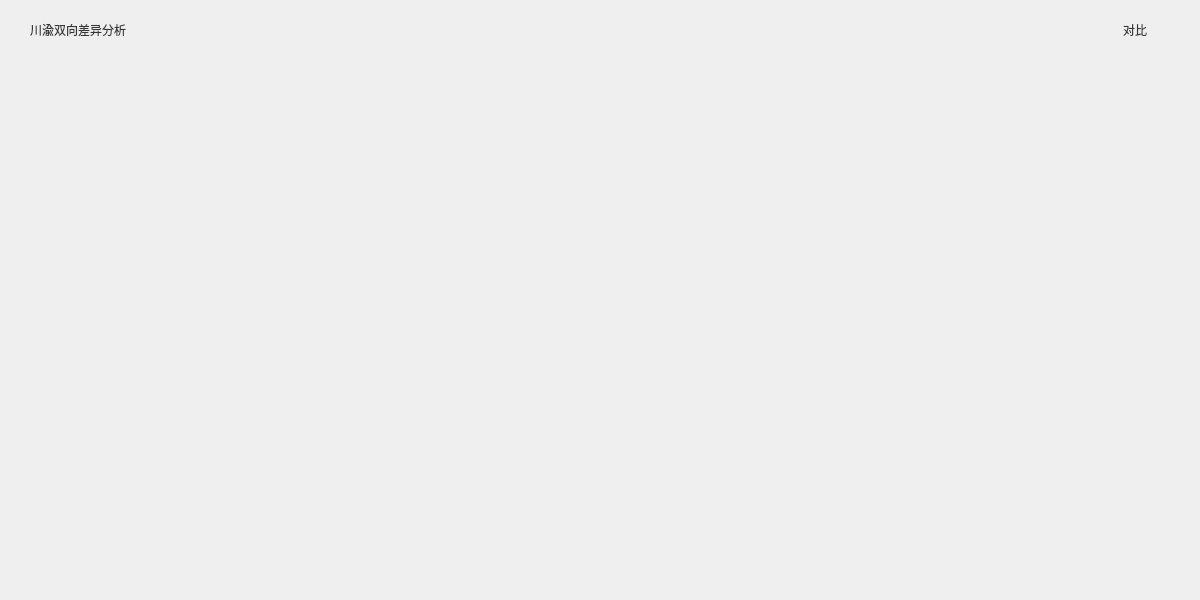
<?xml version="1.0" encoding="UTF-8"?>
<ui version="4.0">
 <class>card2</class>
 <widget class="QWidget" name="card2">
  <property name="geometry">
   <rect>
    <x>0</x>
    <y>0</y>
    <width>1200</width>
    <height>600</height>
   </rect>
  </property>
  <property name="windowTitle">
   <string>Form</string>
  </property>
  <property name="styleSheet">
   <string notr="true">#card2{
border-image: none;
}</string>
  </property>
  <layout class="QHBoxLayout" name="horizontalLayout">
   <property name="spacing">
    <number>0</number>
   </property>
   <property name="leftMargin">
    <number>0</number>
   </property>
   <property name="topMargin">
    <number>0</number>
   </property>
   <property name="rightMargin">
    <number>0</number>
   </property>
   <property name="bottomMargin">
    <number>0</number>
   </property>
   <item>
    <widget class="QWidget" name="main" native="true">
     <property name="styleSheet">
      <string notr="true">#main{
border-image: url(:/images/sideBar/black0.png) 0 0 0 0 stretch stretch;
border-radius: 12px;
}</string>
     </property>
     <layout class="QVBoxLayout" name="verticalLayout">
      <property name="spacing">
       <number>10</number>
      </property>
      <property name="leftMargin">
       <number>0</number>
      </property>
      <property name="topMargin">
       <number>10</number>
      </property>
      <property name="rightMargin">
       <number>0</number>
      </property>
      <property name="bottomMargin">
       <number>0</number>
      </property>
      <item>
       <widget class="QWidget" name="bar" native="true">
        <property name="minimumSize">
         <size>
          <width>0</width>
          <height>40</height>
         </size>
        </property>
        <property name="maximumSize">
         <size>
          <width>16777215</width>
          <height>40</height>
         </size>
        </property>
        <layout class="QHBoxLayout" name="horizontalLayout_3">
         <property name="spacing">
          <number>0</number>
         </property>
         <property name="leftMargin">
          <number>30</number>
         </property>
         <property name="topMargin">
          <number>0</number>
         </property>
         <property name="rightMargin">
          <number>25</number>
         </property>
         <property name="bottomMargin">
          <number>0</number>
         </property>
         <item>
          <widget class="QLabel" name="label">
           <property name="styleSheet">
            <string notr="true">color:rgb(55,55,55);</string>
           </property>
           <property name="text">
            <string>川渝双向差异分析</string>
           </property>
          </widget>
         </item>
         <item>
          <spacer name="horizontalSpacer">
           <property name="orientation">
            <enum>Qt::Orientation::Horizontal</enum>
           </property>
           <property name="sizeHint" stdset="0">
            <size>
             <width>1034</width>
             <height>20</height>
            </size>
           </property>
          </spacer>
         </item>
         <item>
          <widget class="QPushButton" name="duibi">
           <property name="sizePolicy">
            <sizepolicy hsizetype="Fixed" vsizetype="Fixed">
             <horstretch>0</horstretch>
             <verstretch>0</verstretch>
            </sizepolicy>
           </property>
           <property name="minimumSize">
            <size>
             <width>80</width>
             <height>35</height>
            </size>
           </property>
           <property name="maximumSize">
            <size>
             <width>80</width>
             <height>35</height>
            </size>
           </property>
           <property name="styleSheet">
            <string notr="true">#duibi {
        border: none;
		outline: none;
        background-image: url(:/images/sideBar/black2.png);
		border-radius: 12px;
		color: rgb(55, 55, 55);
    }
#duibi:hover {
        background-image: url(:/images/sideBar/black3.png);
    }
#duibi:pressed {
        background-image: url(:/images/sideBar/black4.png);
    }</string>
           </property>
           <property name="text">
            <string>对比</string>
           </property>
          </widget>
         </item>
        </layout>
       </widget>
      </item>
      <item>
       <widget class="QWidget" name="widget_2" native="true">
        <layout class="QHBoxLayout" name="horizontalLayout_2" stretch="0,0,0,0,0">
         <property name="spacing">
          <number>0</number>
         </property>
         <property name="sizeConstraint">
          <enum>QLayout::SizeConstraint::SetDefaultConstraint</enum>
         </property>
         <property name="leftMargin">
          <number>0</number>
         </property>
         <property name="topMargin">
          <number>0</number>
         </property>
         <property name="rightMargin">
          <number>0</number>
         </property>
         <property name="bottomMargin">
          <number>0</number>
         </property>
         <item>
          <spacer name="horizontalSpacer_4">
           <property name="orientation">
            <enum>Qt::Orientation::Horizontal</enum>
           </property>
           <property name="sizeHint" stdset="0">
            <size>
             <width>40</width>
             <height>20</height>
            </size>
           </property>
          </spacer>
         </item>
         <item>
          <widget class="QWidget" name="graph1" native="true">
           <property name="sizePolicy">
            <sizepolicy hsizetype="Preferred" vsizetype="Preferred">
             <horstretch>0</horstretch>
             <verstretch>0</verstretch>
            </sizepolicy>
           </property>
           <property name="minimumSize">
            <size>
             <width>599</width>
             <height>0</height>
            </size>
           </property>
           <property name="maximumSize">
            <size>
             <width>599</width>
             <height>16777215</height>
            </size>
           </property>
           <layout class="QHBoxLayout" name="layout1">
            <property name="spacing">
             <number>0</number>
            </property>
            <property name="leftMargin">
             <number>0</number>
            </property>
            <property name="topMargin">
             <number>0</number>
            </property>
            <property name="rightMargin">
             <number>0</number>
            </property>
            <property name="bottomMargin">
             <number>0</number>
            </property>
           </layout>
          </widget>
         </item>
         <item>
          <widget class="QWidget" name="lineshow" native="true">
           <property name="sizePolicy">
            <sizepolicy hsizetype="Ignored" vsizetype="Preferred">
             <horstretch>0</horstretch>
             <verstretch>0</verstretch>
            </sizepolicy>
           </property>
           <property name="minimumSize">
            <size>
             <width>0</width>
             <height>0</height>
            </size>
           </property>
           <property name="maximumSize">
            <size>
             <width>16777215</width>
             <height>16777215</height>
            </size>
           </property>
           <layout class="QHBoxLayout" name="horizontalLayout_4">
            <property name="spacing">
             <number>0</number>
            </property>
            <property name="leftMargin">
             <number>0</number>
            </property>
            <property name="topMargin">
             <number>10</number>
            </property>
            <property name="rightMargin">
             <number>0</number>
            </property>
            <property name="bottomMargin">
             <number>20</number>
            </property>
            <item>
             <spacer name="horizontalSpacer_3">
              <property name="orientation">
               <enum>Qt::Orientation::Horizontal</enum>
              </property>
              <property name="sizeHint" stdset="0">
               <size>
                <width>40</width>
                <height>20</height>
               </size>
              </property>
             </spacer>
            </item>
            <item>
             <widget class="QFrame" name="line">
              <property name="sizePolicy">
               <sizepolicy hsizetype="Fixed" vsizetype="Expanding">
                <horstretch>0</horstretch>
                <verstretch>0</verstretch>
               </sizepolicy>
              </property>
              <property name="minimumSize">
               <size>
                <width>2</width>
                <height>0</height>
               </size>
              </property>
              <property name="maximumSize">
               <size>
                <width>2</width>
                <height>16777215</height>
               </size>
              </property>
              <property name="styleSheet">
               <string notr="true">#line { background:rgba(55,55,55,40); }</string>
              </property>
              <property name="frameShape">
               <enum>QFrame::Shape::NoFrame</enum>
              </property>
              <property name="frameShadow">
               <enum>QFrame::Shadow::Raised</enum>
              </property>
              <property name="lineWidth">
               <number>0</number>
              </property>
             </widget>
            </item>
            <item>
             <spacer name="horizontalSpacer_2">
              <property name="orientation">
               <enum>Qt::Orientation::Horizontal</enum>
              </property>
              <property name="sizeHint" stdset="0">
               <size>
                <width>40</width>
                <height>20</height>
               </size>
              </property>
             </spacer>
            </item>
           </layout>
          </widget>
         </item>
         <item>
          <widget class="QWidget" name="graph2" native="true">
           <property name="sizePolicy">
            <sizepolicy hsizetype="Preferred" vsizetype="Preferred">
             <horstretch>0</horstretch>
             <verstretch>0</verstretch>
            </sizepolicy>
           </property>
           <property name="minimumSize">
            <size>
             <width>599</width>
             <height>0</height>
            </size>
           </property>
           <property name="maximumSize">
            <size>
             <width>599</width>
             <height>16777215</height>
            </size>
           </property>
           <layout class="QHBoxLayout" name="layout2">
            <property name="spacing">
             <number>0</number>
            </property>
            <property name="leftMargin">
             <number>0</number>
            </property>
            <property name="topMargin">
             <number>0</number>
            </property>
            <property name="rightMargin">
             <number>0</number>
            </property>
            <property name="bottomMargin">
             <number>0</number>
            </property>
           </layout>
          </widget>
         </item>
         <item>
          <spacer name="horizontalSpacer_5">
           <property name="orientation">
            <enum>Qt::Orientation::Horizontal</enum>
           </property>
           <property name="sizeHint" stdset="0">
            <size>
             <width>40</width>
             <height>20</height>
            </size>
           </property>
          </spacer>
         </item>
        </layout>
       </widget>
      </item>
     </layout>
    </widget>
   </item>
  </layout>
 </widget>
 <resources/>
 <connections/>
</ui>
